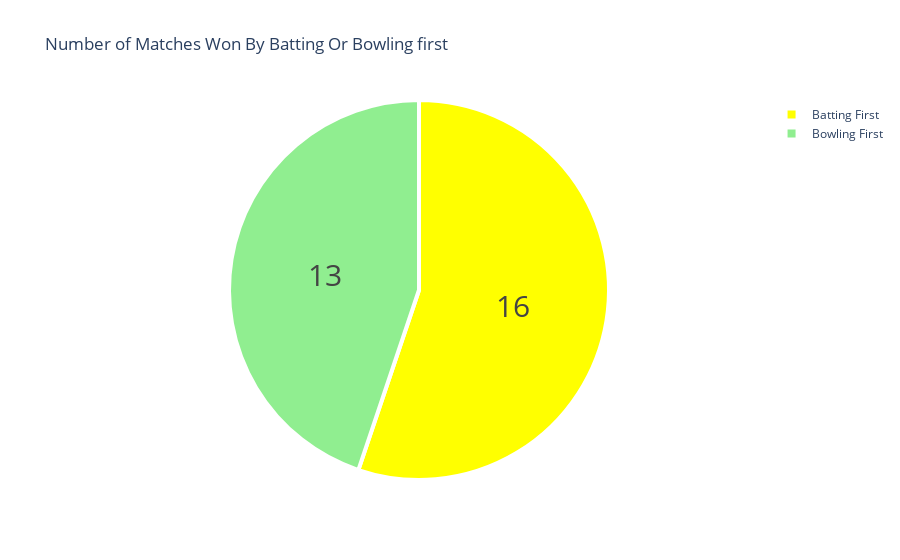

Notebook cell for this chart:
### Code cell
#code for plotting pie chart on Number of Matches Won By Batting Or Bowling first
won_by = data["won by"].value_counts()
label=(['Batting First','Bowling First'])
counts = won_by.values
colors = ['yellow','lightgreen']
#plotting
fig = go.Figure(data=[go.Pie(labels=label, values=counts)])
fig.update_layout(title_text='Number of Matches Won By Batting Or Bowling first')
fig.update_traces(hoverinfo='label+percent', textinfo='value', textfont_size=30,
                  marker=dict(colors=colors, line=dict(color='white', width=4)))
fig.show()

### Figure 1 — Plotly figure (JSON) as saved in the notebook; plotly's stock layout.template omitted (floating-point values rounded to 4 significant figures)
{"data": [{"hoverinfo": "label+percent", "labels": ["Batting First", "Bowling First"], "marker": {"colors": ["yellow", "lightgreen"], "line": {"color": "white", "width": 4}}, "textfont": {"size": 30}, "textinfo": "value", "type": "pie", "values": [16, 13]}], "layout": {"title": {"text": "Number of Matches Won By Batting Or Bowling first"}}}
